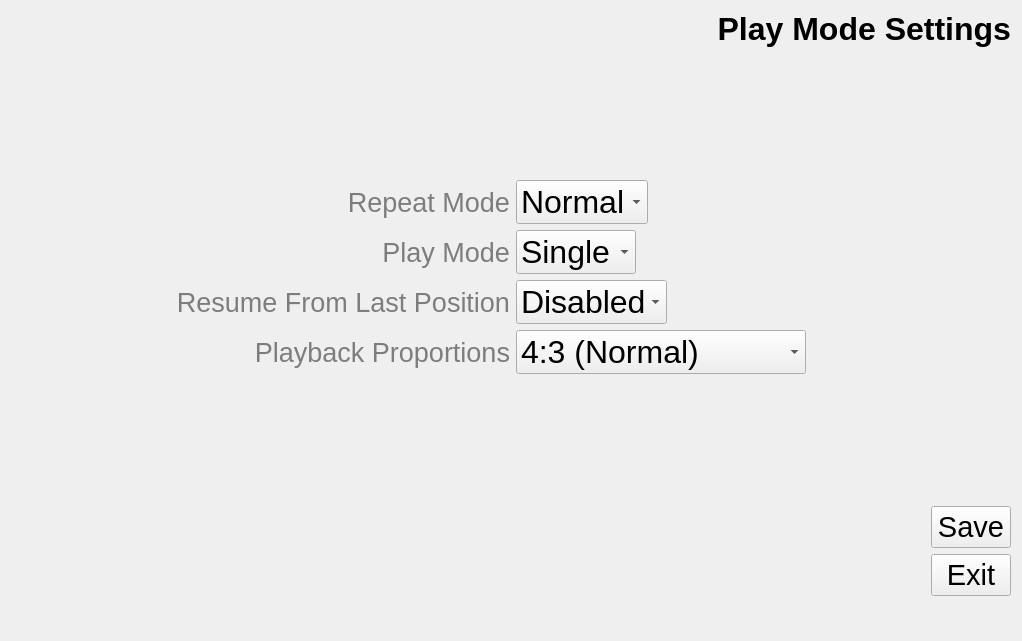
<ui version="4.0" >
 <class>NVideoPlaybackSettings</class>
 <widget class="QWidget" name="NVideoPlaybackSettings" >
  <property name="geometry" >
   <rect>
    <x>0</x>
    <y>0</y>
    <width>1022</width>
    <height>641</height>
   </rect>
  </property>
  <property name="windowTitle" >
   <string>Form</string>
  </property>
  <layout class="QGridLayout" name="gridLayout" >
   <item row="0" column="0" colspan="3" >
    <widget class="NGradientLabel" name="titleLabel" >
     <property name="font" >
      <font>
       <pointsize>24</pointsize>
       <weight>75</weight>
       <bold>true</bold>
      </font>
     </property>
     <property name="toolTip" >
      <string>Neuros Gradient QLabel</string>
     </property>
     <property name="whatsThis" >
      <string>Inherited from QLabel, plus the ability to display with gradient color.</string>
     </property>
     <property name="text" >
      <string>Play Mode Settings</string>
     </property>
     <property name="alignment" >
      <set>Qt::AlignRight|Qt::AlignTrailing|Qt::AlignVCenter</set>
     </property>
    </widget>
   </item>
   <item row="1" column="1" >
    <spacer name="verticalSpacer" >
     <property name="orientation" >
      <enum>Qt::Vertical</enum>
     </property>
     <property name="sizeHint" stdset="0" >
      <size>
       <width>20</width>
       <height>49</height>
      </size>
     </property>
    </spacer>
   </item>
   <item row="2" column="0" >
    <spacer name="horizontalSpacer_3" >
     <property name="orientation" >
      <enum>Qt::Horizontal</enum>
     </property>
     <property name="sizeHint" stdset="0" >
      <size>
       <width>76</width>
       <height>20</height>
      </size>
     </property>
    </spacer>
   </item>
   <item row="2" column="1" >
    <layout class="QHBoxLayout" name="horizontalLayout_7" >
     <item>
      <layout class="QVBoxLayout" name="verticalLayout" >
       <item>
        <widget class="QLabel" name="repeatModeLabel" >
         <property name="palette" >
          <palette>
           <active>
            <colorrole role="WindowText" >
             <brush brushstyle="SolidPattern" >
              <color alpha="255" >
               <red>125</red>
               <green>125</green>
               <blue>125</blue>
              </color>
             </brush>
            </colorrole>
           </active>
           <inactive>
            <colorrole role="WindowText" >
             <brush brushstyle="SolidPattern" >
              <color alpha="255" >
               <red>125</red>
               <green>125</green>
               <blue>125</blue>
              </color>
             </brush>
            </colorrole>
           </inactive>
           <disabled>
            <colorrole role="WindowText" >
             <brush brushstyle="SolidPattern" >
              <color alpha="255" >
               <red>118</red>
               <green>116</green>
               <blue>113</blue>
              </color>
             </brush>
            </colorrole>
           </disabled>
          </palette>
         </property>
         <property name="font" >
          <font>
           <pointsize>20</pointsize>
          </font>
         </property>
         <property name="text" >
          <string>Repeat Mode</string>
         </property>
         <property name="alignment" >
          <set>Qt::AlignRight|Qt::AlignTrailing|Qt::AlignVCenter</set>
         </property>
        </widget>
       </item>
       <item>
        <widget class="QLabel" name="playModeLabel" >
         <property name="palette" >
          <palette>
           <active>
            <colorrole role="WindowText" >
             <brush brushstyle="SolidPattern" >
              <color alpha="255" >
               <red>125</red>
               <green>125</green>
               <blue>125</blue>
              </color>
             </brush>
            </colorrole>
           </active>
           <inactive>
            <colorrole role="WindowText" >
             <brush brushstyle="SolidPattern" >
              <color alpha="255" >
               <red>125</red>
               <green>125</green>
               <blue>125</blue>
              </color>
             </brush>
            </colorrole>
           </inactive>
           <disabled>
            <colorrole role="WindowText" >
             <brush brushstyle="SolidPattern" >
              <color alpha="255" >
               <red>118</red>
               <green>116</green>
               <blue>113</blue>
              </color>
             </brush>
            </colorrole>
           </disabled>
          </palette>
         </property>
         <property name="font" >
          <font>
           <pointsize>20</pointsize>
          </font>
         </property>
         <property name="text" >
          <string>Play Mode</string>
         </property>
         <property name="alignment" >
          <set>Qt::AlignRight|Qt::AlignTrailing|Qt::AlignVCenter</set>
         </property>
        </widget>
       </item>
       <item>
        <widget class="QLabel" name="resumeLabel" >
         <property name="palette" >
          <palette>
           <active>
            <colorrole role="WindowText" >
             <brush brushstyle="SolidPattern" >
              <color alpha="255" >
               <red>125</red>
               <green>125</green>
               <blue>125</blue>
              </color>
             </brush>
            </colorrole>
           </active>
           <inactive>
            <colorrole role="WindowText" >
             <brush brushstyle="SolidPattern" >
              <color alpha="255" >
               <red>125</red>
               <green>125</green>
               <blue>125</blue>
              </color>
             </brush>
            </colorrole>
           </inactive>
           <disabled>
            <colorrole role="WindowText" >
             <brush brushstyle="SolidPattern" >
              <color alpha="255" >
               <red>118</red>
               <green>116</green>
               <blue>113</blue>
              </color>
             </brush>
            </colorrole>
           </disabled>
          </palette>
         </property>
         <property name="font" >
          <font>
           <pointsize>20</pointsize>
          </font>
         </property>
         <property name="text" >
          <string>Resume From Last Position</string>
         </property>
         <property name="alignment" >
          <set>Qt::AlignRight|Qt::AlignTrailing|Qt::AlignVCenter</set>
         </property>
        </widget>
       </item>
       <item>
        <widget class="QLabel" name="palybackProportionLabel" >
         <property name="palette" >
          <palette>
           <active>
            <colorrole role="WindowText" >
             <brush brushstyle="SolidPattern" >
              <color alpha="255" >
               <red>125</red>
               <green>125</green>
               <blue>125</blue>
              </color>
             </brush>
            </colorrole>
           </active>
           <inactive>
            <colorrole role="WindowText" >
             <brush brushstyle="SolidPattern" >
              <color alpha="255" >
               <red>125</red>
               <green>125</green>
               <blue>125</blue>
              </color>
             </brush>
            </colorrole>
           </inactive>
           <disabled>
            <colorrole role="WindowText" >
             <brush brushstyle="SolidPattern" >
              <color alpha="255" >
               <red>118</red>
               <green>118</green>
               <blue>117</blue>
              </color>
             </brush>
            </colorrole>
           </disabled>
          </palette>
         </property>
         <property name="font" >
          <font>
           <pointsize>20</pointsize>
          </font>
         </property>
         <property name="text" >
          <string>Playback Proportions</string>
         </property>
         <property name="alignment" >
          <set>Qt::AlignRight|Qt::AlignTrailing|Qt::AlignVCenter</set>
         </property>
        </widget>
       </item>
      </layout>
     </item>
     <item>
      <layout class="QVBoxLayout" name="verticalLayout_2" >
       <item>
        <layout class="QHBoxLayout" name="horizontalLayout" >
         <item>
          <widget class="NHorizontalComboBox" name="repeatModeComboBox" >
           <property name="font" >
            <font>
             <pointsize>24</pointsize>
            </font>
           </property>
           <item>
            <property name="text" >
             <string>Normal</string>
            </property>
           </item>
           <item>
            <property name="text" >
             <string>Repeat</string>
            </property>
           </item>
           <item>
            <property name="text" >
             <string>Shuffle</string>
            </property>
           </item>
          </widget>
         </item>
         <item>
          <spacer name="horizontalSpacer_5" >
           <property name="orientation" >
            <enum>Qt::Horizontal</enum>
           </property>
           <property name="sizeHint" stdset="0" >
            <size>
             <width>40</width>
             <height>20</height>
            </size>
           </property>
          </spacer>
         </item>
        </layout>
       </item>
       <item>
        <layout class="QHBoxLayout" name="horizontalLayout_4" >
         <item>
          <widget class="NHorizontalComboBox" name="playModeComboBox" >
           <property name="font" >
            <font>
             <pointsize>24</pointsize>
            </font>
           </property>
           <item>
            <property name="text" >
             <string>Single</string>
            </property>
           </item>
           <item>
            <property name="text" >
             <string>Folder</string>
            </property>
           </item>
          </widget>
         </item>
         <item>
          <spacer name="horizontalSpacer_6" >
           <property name="orientation" >
            <enum>Qt::Horizontal</enum>
           </property>
           <property name="sizeHint" stdset="0" >
            <size>
             <width>198</width>
             <height>17</height>
            </size>
           </property>
          </spacer>
         </item>
        </layout>
       </item>
       <item>
        <layout class="QHBoxLayout" name="horizontalLayout_5" >
         <item>
          <widget class="NHorizontalComboBox" name="resumeComboBox" >
           <property name="font" >
            <font>
             <pointsize>24</pointsize>
            </font>
           </property>
           <item>
            <property name="text" >
             <string>Disabled</string>
            </property>
           </item>
           <item>
            <property name="text" >
             <string>Enabled</string>
            </property>
           </item>
          </widget>
         </item>
         <item>
          <spacer name="horizontalSpacer_7" >
           <property name="orientation" >
            <enum>Qt::Horizontal</enum>
           </property>
           <property name="sizeHint" stdset="0" >
            <size>
             <width>40</width>
             <height>20</height>
            </size>
           </property>
          </spacer>
         </item>
        </layout>
       </item>
       <item>
        <layout class="QHBoxLayout" name="horizontalLayout_6" >
         <item>
          <widget class="NHorizontalComboBox" name="proportionComboBox" >
           <property name="font" >
            <font>
             <pointsize>24</pointsize>
            </font>
           </property>
           <property name="frame" >
            <bool>true</bool>
           </property>
           <item>
            <property name="text" >
             <string>4:3 (Normal)</string>
            </property>
           </item>
           <item>
            <property name="text" >
             <string>16:9 (Widescreen)</string>
            </property>
           </item>
          </widget>
         </item>
         <item>
          <spacer name="horizontalSpacer_9" >
           <property name="orientation" >
            <enum>Qt::Horizontal</enum>
           </property>
           <property name="sizeHint" stdset="0" >
            <size>
             <width>40</width>
             <height>20</height>
            </size>
           </property>
          </spacer>
         </item>
        </layout>
       </item>
      </layout>
     </item>
    </layout>
   </item>
   <item row="2" column="2" >
    <spacer name="horizontalSpacer_2" >
     <property name="orientation" >
      <enum>Qt::Horizontal</enum>
     </property>
     <property name="sizeHint" stdset="0" >
      <size>
       <width>39</width>
       <height>20</height>
      </size>
     </property>
    </spacer>
   </item>
   <item row="3" column="1" >
    <spacer name="verticalSpacer_2" >
     <property name="orientation" >
      <enum>Qt::Vertical</enum>
     </property>
     <property name="sizeHint" stdset="0" >
      <size>
       <width>20</width>
       <height>63</height>
      </size>
     </property>
    </spacer>
   </item>
   <item row="4" column="0" colspan="3" >
    <layout class="QHBoxLayout" name="horizontalLayout_2" >
     <item>
      <spacer name="horizontalSpacer" >
       <property name="orientation" >
        <enum>Qt::Horizontal</enum>
       </property>
       <property name="sizeHint" stdset="0" >
        <size>
         <width>338</width>
         <height>20</height>
        </size>
       </property>
      </spacer>
     </item>
     <item>
      <layout class="QVBoxLayout" name="verticalLayout_3" >
       <item>
        <widget class="NPushButton" name="saveButton" >
         <property name="font" >
          <font>
           <pointsize>22</pointsize>
          </font>
         </property>
         <property name="text" >
          <string>Save</string>
         </property>
         <property name="autoDefault" >
          <bool>true</bool>
         </property>
        </widget>
       </item>
       <item>
        <widget class="NPushButton" name="exitButton" >
         <property name="font" >
          <font>
           <pointsize>22</pointsize>
          </font>
         </property>
         <property name="text" >
          <string>Exit</string>
         </property>
         <property name="autoDefault" >
          <bool>true</bool>
         </property>
        </widget>
       </item>
      </layout>
     </item>
    </layout>
   </item>
   <item row="5" column="0" colspan="3" >
    <layout class="QHBoxLayout" name="horizontalLayout_3" >
     <property name="spacing" >
      <number>20</number>
     </property>
     <item>
      <spacer name="horizontalSpacer_4" >
       <property name="orientation" >
        <enum>Qt::Horizontal</enum>
       </property>
       <property name="sizeHint" stdset="0" >
        <size>
         <width>40</width>
         <height>20</height>
        </size>
       </property>
      </spacer>
     </item>
     <item>
      <widget class="NDateTimeLabel" name="datetimeLabel" >
       <property name="font" >
        <font>
         <pointsize>18</pointsize>
        </font>
       </property>
       <property name="toolTip" >
        <string>Neuros Date and Time QLabel</string>
       </property>
       <property name="whatsThis" >
        <string>Inherited from QLabel, custom it for displaying the date and time.</string>
       </property>
       <property name="role" stdset="0" >
        <enum>NDateTimeLabel::TimeOnly</enum>
       </property>
      </widget>
     </item>
     <item>
      <widget class="QLabel" name="ximIconLabel" >
       <property name="minimumSize" >
        <size>
         <width>25</width>
         <height>25</height>
        </size>
       </property>
       <property name="maximumSize" >
        <size>
         <width>25</width>
         <height>25</height>
        </size>
       </property>
       <property name="pixmap" >
        <pixmap resource="../../resources/lib-gui.qrc" >:/lib-gui/xim-24x24.png</pixmap>
       </property>
      </widget>
     </item>
    </layout>
   </item>
  </layout>
 </widget>
 <customwidgets>
  <customwidget>
   <class>NGradientLabel</class>
   <extends>QLabel</extends>
   <header>ngradientlabel.h</header>
  </customwidget>
  <customwidget>
   <class>NDateTimeLabel</class>
   <extends>QLabel</extends>
   <header>ndatetimelabel.h</header>
  </customwidget>
  <customwidget>
   <class>NHorizontalComboBox</class>
   <extends>QComboBox</extends>
   <header>nhorizontalcombobox.h</header>
  </customwidget>
  <customwidget>
   <class>NPushButton</class>
   <extends>QPushButton</extends>
   <header>npushbutton.h</header>
  </customwidget>
 </customwidgets>
 <tabstops>
  <tabstop>playModeComboBox</tabstop>
  <tabstop>resumeComboBox</tabstop>
  <tabstop>proportionComboBox</tabstop>
  <tabstop>saveButton</tabstop>
  <tabstop>exitButton</tabstop>
 </tabstops>
 <resources>
  <include location="../../resources/lib-gui.qrc" />
 </resources>
 <connections/>
</ui>
